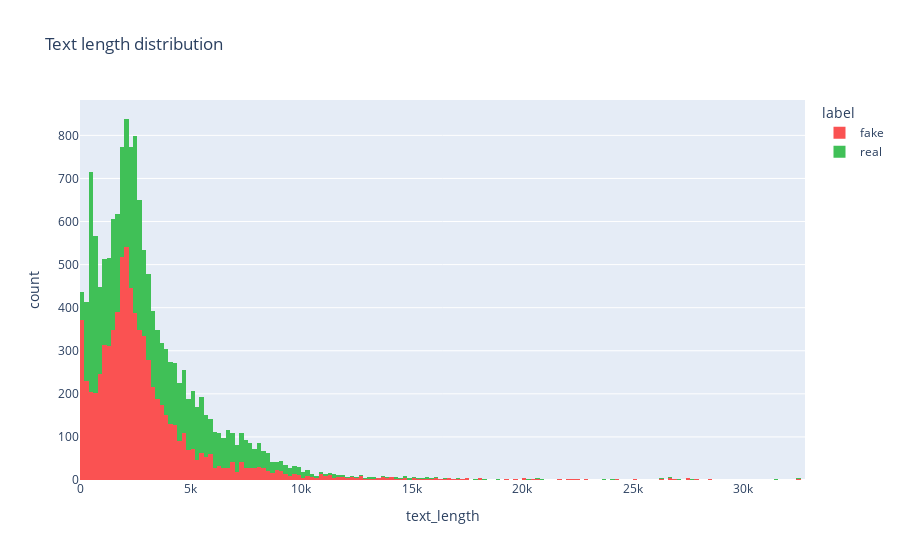

Here is the notebook cell this chart was saved with:
### Code cell
fig = text_length_distribution(df['text'], df['label'], colors=['#fa5252', '#40c057'])
fig.show()

### Figure 1 — Plotly figure (JSON) as saved in the notebook; plotly's stock layout.template omitted (floating-point values rounded to 4 significant figures; data arrays with more than 128 entries replaced by an {"elided": "..."} marker saying what was removed)
{"data": [{"alignmentgroup": "True", "bingroup": "x", "hovertemplate": "label=fake<br>text_length=%{x}<br>count=%{y}<extra></extra>", "legendgroup": "fake", "marker": {"color": "#fa5252", "pattern": {"shape": ""}}, "name": "fake", "offsetgroup": "fake", "orientation": "v", "showlegend": true, "type": "histogram", "x": {"elided": "7771 int values"}, "xaxis": "x", "yaxis": "y"}, {"alignmentgroup": "True", "bingroup": "x", "hovertemplate": "label=real<br>text_length=%{x}<br>count=%{y}<extra></extra>", "legendgroup": "real", "marker": {"color": "#40c057", "pattern": {"shape": ""}}, "name": "real", "offsetgroup": "real", "orientation": "v", "showlegend": true, "type": "histogram", "x": {"elided": "7227 int values"}, "xaxis": "x", "yaxis": "y"}], "layout": {"autosize": true, "barmode": "relative", "legend": {"title": {"text": "label"}, "tracegroupgap": 0}, "title": {"text": "Text length distribution"}, "xaxis": {"anchor": "y", "autorange": true, "domain": [0, 1], "range": [-0.5, 32800.0], "title": {"text": "text_length"}, "type": "linear"}, "yaxis": {"anchor": "x", "autorange": true, "domain": [0, 1], "range": [0, 882.1], "title": {"text": "count"}}}}
